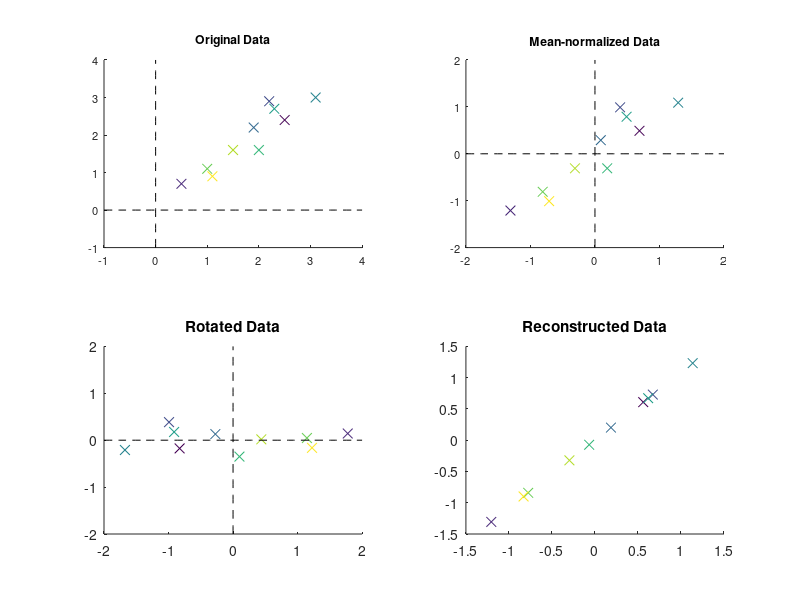

MATLAB code for this plot:
% Using data and examples from A tutorial on PCA by L. Smith, Ch3 with adaptation.% Breakpoints are added for subsections.% by YZ% 1. Displaying original data and 0 center-adjusted data (mean normalized)% data matrixdiary onX = [2.5 2.4;0.5 0.7; 2.2 2.9;1.9 2.2;3.1 3.0;2.3 2.7;2 1.6;1 1.1;1.5 1.6;1.1 0.9];[m,n] = size(X);X_norm = X - mean(X);% original datasubplot(2,2,1);colors = linspace(1,10,m);scatter(X(:,1),X(:,2),50,colors,'x');hold on;v1 = linspace(-1,4,50); v2 = linspace(0,0,50);ax1 = plot(v1,v2,'--k',v2,v1,'--k');xlim([-1 4]); ylim([-1 4]);title('Original Data');set(gca,'FontSize',8)% 0 centered datasubplot(2,2,2);colors = linspace(1,10,m);scatter(X_norm(:,1),X_norm(:,2),50,colors,'x');hold on;v1 = linspace(-2,2,50); v2 = linspace(0,0,50);ax1 = plot(v1,v2,'--k',v2,v1,'--k');xlim([-2 2]); ylim([-2 2]);title('Mean-normalized Data');set(gca,'FontSize',8)% 2. PCA Implementationscov = 1/(m-1)*X_norm'*X_norm % [V L W] = svd(cov)X_rot = X_norm*Vsubplot(2,2,3);colors = linspace(1,10,m);scatter(X_rot(:,1),X_rot(:,2),50,colors,'x');hold on;v1 = linspace(-2,2,50); v2 = linspace(0,0,50);ax1 = plot(v1,v2,'--k',v2,v1,'--k');xlim([-2 2]); ylim([-2 2]);title('Rotated Data');% 3. 2D-1Dsubplot(2,2,4);X_1d= (X_norm*V(:,1));scatter(X_1d,linspace(0,0,m),50,colors,'x');title('1D data');% 4. reconstructed dataX_appr = X_1d*V(:,1)'scatter(X_appr(:,1),X_appr(:,2),50,colors,'x');title('Reconstructed Data');diary off